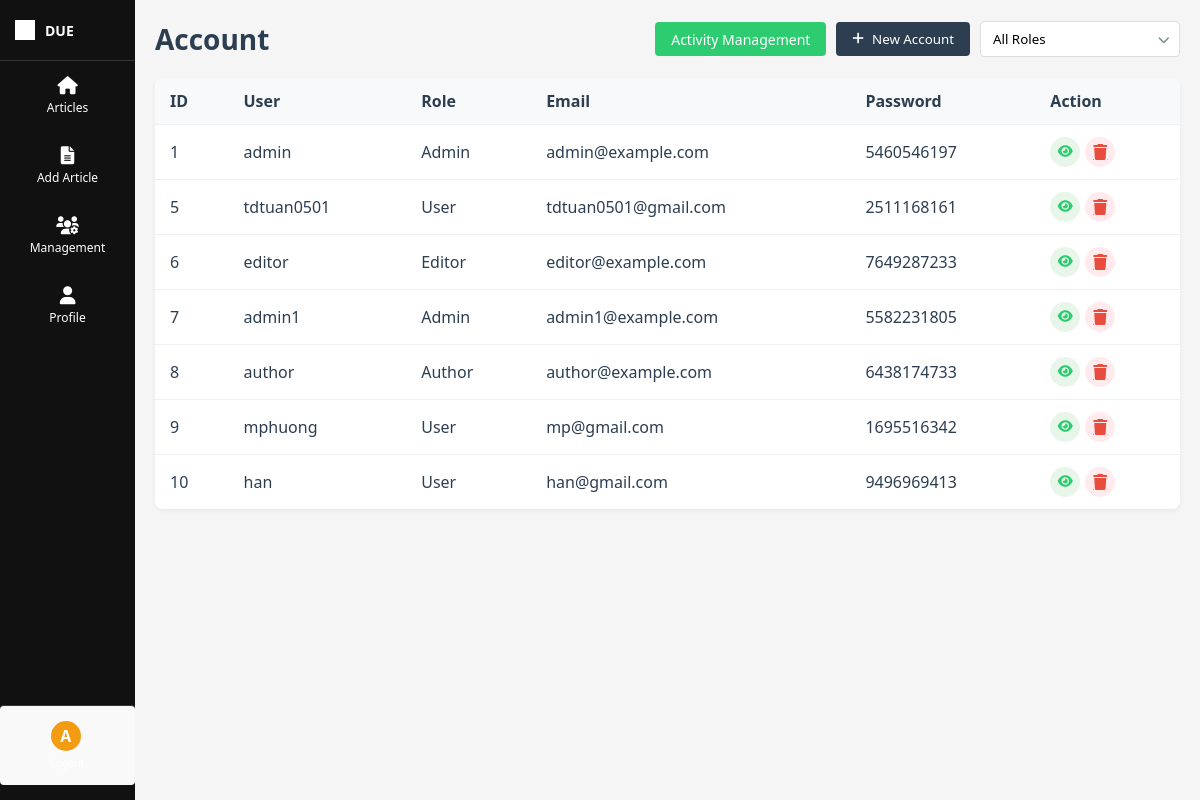
The page /admin-dashboard/accounts/ (signed in) on the database its author committed.
### cms_api/models.py (models this page shows, shortened)
class User(AbstractUser):
    ROLE_CHOICES = (
        ('admin', 'Admin'),
        ('editor', 'Editor'),
        ('author', 'Author'),
        ('user', 'User'),
        ('viewer', 'Viewer'),
    )
    role = models.CharField(max_length=20, choices=ROLE_CHOICES, default='author')
    avatar = models.ImageField(upload_to='avatars/', null=True, blank=True)
    phone_number = models.CharField(max_length=20, null=True, blank=True)
    location = models.CharField(max_length=100, null=True, blank=True)
    profile_summary = models.TextField(null=True, blank=True)
    is_online = models.BooleanField(default=False)
    last_activity = models.DateTimeField(default=timezone.now)
    @property
    def password_display(self):
        seed = self.id or 0
        random.seed(seed + 42)  # Add a constant to make it different from the ID
        return str(random.randint(1000000000, 9999999999))

### cms_api/views.py (the view)
# urls.py: path('admin-dashboard/accounts/', views.account_management, name='account_management'),
@login_required(login_url='login')
def account_management(request):
    if request.user.role != 'admin':
        messages.error(request, 'You do not have permission to access this page.')
        return redirect('home')
    users = User.objects.all().order_by('id')
    role = request.GET.get('role')
    if role:
        users = users.filter(role=role)
    context = {
        'users': users,
    }
    return render(request, 'cms_api/account_management.html', context)

### cms_api/templates/cms_api/account_management.html (shortened to what this page needs)
{% extends 'cms_api/base.html' %}
{% load static %}
{% block content %}
<div class="header">
    <h1>Account</h1>
    <div class="header-actions">
        <a href="{% url 'activity_management' %}" class="btn btn-success">
            Activity Management
        </a>
        <button id="newAccountBtn" class="btn btn-primary">
            <i class="fas fa-plus"></i> New Account
        </button>
        <div class="select-wrapper">
            <select id="roleFilter">
                <option value="">All Roles</option>
            </select>
        </div>
    </div>
</div>
<div class="table-container">
    <table class="data-table">
        <thead>
            <tr>
                <th>ID</th>
                <th>User</th>
                <th>Role</th>
                <th>Email</th>
                <th>Password</th>
                <th>Action</th>
            </tr>
        </thead>
        <tbody>
            {% for user in users %}
            <tr>
                <td>{{ user.id }}</td>
                <td>{{ user.username }}</td>
                <td>{{ user.role|title }}</td>
                <td>{{ user.email }}</td>
                <td>{{ user.password_display }}</td>
                <td>
                    <div class="action-buttons">
                        <button class="btn-icon btn-view edit-user-btn" data-user-id="{{ user.id }}">
                            <i class="fas fa-eye"></i>
                        </button>
                        <a href="{% url 'account_delete' user.id %}" class="btn-icon btn-delete">
                            <i class="fas fa-trash"></i>
                        </a>
                    </div>
                </td>
            </tr>
            {% empty %}
            <tr>
                <td colspan="6">No accounts found.</td>
            </tr>
            {% endfor %}
        </tbody>
    </table>
</div>
{% endblock %}

### cms_api/templates/cms_api/base.html (shortened to what this page needs)
{% load static %}
<!DOCTYPE html>
<html lang="en">
<head>
    <link rel="stylesheet" href="{% static 'cms_api/css/styles.css' %}">
    <link rel="stylesheet" href="https://cdnjs.cloudflare.com/ajax/libs/font-awesome/6.0.0-beta3/css/all.min.css">
</head>
<body>
    <div class="container">
        <div class="sidebar">
            <div class="logo">
                <div class="logo-square">
                </div>
                <div class="logo-text">DUE</div>
            </div>
            <nav class="nav-menu">
                <a href="{% url 'home' %}" class="nav-item {% if request.path == '/admin-dashboard/' %}active{% endif %}">
                    <i class="fas fa-home"></i>
                    <span>Articles</span>
                </a>
                {% if request.user.role == 'author' or request.user.role == 'admin' %}
                <a href="{% url 'add_article_author' %}" class="nav-item {% if request.path == '/admin-dashboard/add-article-author/' %}active{% endif %}">
                    <i class="fas fa-file-alt"></i>
                    <span>Add Article</span>
                </a>
                {% endif %}
                {% if request.user.role == 'admin' %}
                <a href="{% url 'management' %}" class="nav-item {% if request.path == '/admin-dashboard/management/' %}active{% endif %}">
                    <i class="fas fa-users-cog"></i>
                    <span>Management</span>
                </a>
                {% endif %}
                <a href="{% url 'profile' %}" class="nav-item {% if request.path == '/admin-dashboard/profile/' %}active{% endif %}">
                    <i class="fas fa-user"></i>
                    <span>Profile</span>
                </a>
            </nav>
            <div class="user-info">
                <a href="{% url 'logout' %}" class="logout-btn">
                    <div class="user-avatar">{{ request.user.username|first|upper }}</div>
                    <div class="user-name">Logout</div>
                </a>
            </div>
        </div>
        <div class="main-content">
            {% block content %}{% endblock %}
        </div>
    </div>
</body>
</html>

### cms_api/static/cms_api/css/styles.css (style rules this page uses)
* { margin: 0; padding: 0; box-sizing: border-box; font-family: "Segoe UI", Tahoma, Geneva, Verdana, sans-serif; }
body { background-color: #f5f5f5; color: #333; }
.container { display: flex; min-height: 100vh; }
.sidebar { width: 135px; background-color: #111; color: white; display: flex; flex-direction: column; position: fixed; height: 100vh; z-index: 10; }
.logo { padding: 20px 15px; display: flex; align-items: center; border-bottom: 1px solid #333; }
.logo-square { width: 20px; height: 20px; background-color: white; margin-right: 10px; }
.logo-text { font-size: 14px; font-weight: bold; white-space: nowrap; }
.nav-menu { display: flex; flex-direction: column; flex-grow: 1; }
.nav-item { display: flex; flex-direction: column; align-items: center; padding: 15px 0; color: white; text-decoration: none; font-size: 12px; text-align: center; }
.nav-item i { font-size: 18px; margin-bottom: 5px; }
.user-info { padding: 15px 0; display: flex; flex-direction: column; align-items: center; margin-top: auto; border-top: 1px solid #333; }
.user-avatar { width: 30px; height: 30px; background-color: #f39c12; border-radius: 50%; display: flex; align-items: center; justify-content: center; margin-bottom: 5px; font-weight: bold; }
.user-name { font-size: 10px; text-align: center; }
.logout-btn { color: white; text-decoration: none; }
.main-content { flex-grow: 1; padding: 20px; margin-left: 135px; width: calc(100% - 135px); }
.header { display: flex; justify-content: space-between; align-items: center; margin-bottom: 20px; }
.header h1 { color: #2c3e50; font-size: 28px; font-weight: 600; }
.header-actions { display: flex; gap: 10px; align-items: center; }
.btn { padding: 8px 16px; border: none; border-radius: 4px; cursor: pointer; font-weight: 500; display: flex; align-items: center; gap: 8px; }
.btn-primary { background-color: #2c3e50; color: white; height: 33.6px; }
.btn-success { background-color: #2ecc71; color: white; height: 33.6px; text-decoration: none; font-size: 14px; }
.btn-icon { width: 30px; height: 30px; border-radius: 50%; display: flex; align-items: center; justify-content: center; border: none; cursor: pointer; }
.btn-view { background-color: #e8f5e9; color: #2ecc71; }
.btn-delete { background-color: #ffebee; color: #e74c3c; }
.select-wrapper { position: relative; background-color: white; border: 1px solid #ddd; border-radius: 4px; overflow: hidden; width: 200px; }
.select-wrapper select { padding: 8px 30px 8px 12px; border: none; background-color: transparent; appearance: none; width: 100%; cursor: pointer; outline: none; }
.select-wrapper::after { content: "\f078"; font-family: "Font Awesome 5 Free"; font-weight: 900; position: absolute; right: 10px; top: 50%; transform: translateY(-50%); pointer-events: none; font-size: 12px; color: #7f8c8d; }
.table-container { background-color: white; border-radius: 8px; box-shadow: 0 2px 5px rgba(0, 0, 0, 0.05); overflow: hidden; margin-top: 20px; }
.data-table { width: 100%; border-collapse: collapse; }
.data-table th { background-color: #f8f9fa; padding: 12px 15px; text-align: left; font-weight: 600; color: #2c3e50; border-bottom: 1px solid #ecf0f1; }
.data-table td { padding: 12px 15px; border-bottom: 1px solid #ecf0f1; color: #2c3e50; }
.data-table tr:last-child td { border-bottom: none; }
.action-buttons { display: flex; gap: 5px; }
.user-info { background-color: #f9f9f9; border-radius: 4px; padding: 15px; margin: 15px 0; }

### rows shown on the page
User: user.username|first "A", id "1", username "admin", role "Admin", email "admin@example.com", password_display "5460546197"
User: id "5", username "tdtuan0501", role "User", email "tdtuan0501@gmail.com", password_display "2511168161"
User: id "6", username "editor", role "Editor", email "editor@example.com", password_display "7649287233"
User: id "7", username "admin1", role "Admin", email "admin1@example.com", password_display "5582231805"
User: id "8", username "author", role "Author", email "author@example.com", password_display "6438174733"
User: id "9", username "mphuong", role "User", email "mp@gmail.com", password_display "1695516342"
User: id "10", username "han", role "User", email "han@gmail.com", password_display "9496969413"
